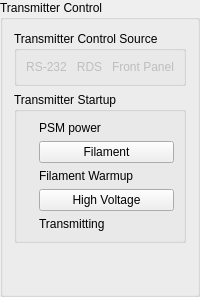
        <widget class="QGroupBox" name="xmitterControlBox">
         <property name="title">
          <string>Transmitter Control</string>
         </property>
         <layout class="QVBoxLayout" name="verticalLayout_4">
          <item>
           <widget class="QGroupBox" name="controlSourceBox">
            <property name="title">
             <string>Transmitter Control Source</string>
            </property>
            <layout class="QHBoxLayout" name="horizontalLayout">
             <item>
              <widget class="QLabel" name="rs232Label">
               <property name="enabled">
                <bool>false</bool>
               </property>
               <property name="text">
                <string>RS-232</string>
               </property>
               <property name="alignment">
                <set>Qt::AlignCenter</set>
               </property>
              </widget>
             </item>
             <item>
              <widget class="QLabel" name="rdsLabel">
               <property name="enabled">
                <bool>false</bool>
               </property>
               <property name="text">
                <string>RDS</string>
               </property>
               <property name="alignment">
                <set>Qt::AlignCenter</set>
               </property>
              </widget>
             </item>
             <item>
              <widget class="QLabel" name="frontPanelLabel">
               <property name="enabled">
                <bool>false</bool>
               </property>
               <property name="text">
                <string>Front Panel</string>
               </property>
               <property name="alignment">
                <set>Qt::AlignCenter</set>
               </property>
              </widget>
             </item>
            </layout>
           </widget>
          </item>
          <item>
           <widget class="QGroupBox" name="xmitterStartBox">
            <property name="title">
             <string>Transmitter Startup</string>
            </property>
            <layout class="QGridLayout" name="gridLayout_3">
             <item row="1" column="1">
              <widget class="QPushButton" name="filamentButton">
               <property name="enabled">
                <bool>true</bool>
               </property>
               <property name="sizePolicy">
                <sizepolicy hsizetype="MinimumExpanding" vsizetype="Preferred">
                 <horstretch>0</horstretch>
                 <verstretch>0</verstretch>
                </sizepolicy>
               </property>
               <property name="text">
                <string>Filament</string>
               </property>
              </widget>
             </item>
             <item row="2" column="1">
              <widget class="QLabel" name="filamentWarmupLabel">
               <property name="enabled">
                <bool>true</bool>
               </property>
               <property name="text">
                <string>Filament Warmup</string>
               </property>
              </widget>
             </item>
             <item row="3" column="1">
              <widget class="QPushButton" name="hvButton">
               <property name="enabled">
                <bool>true</bool>
               </property>
               <property name="sizePolicy">
                <sizepolicy hsizetype="MinimumExpanding" vsizetype="Preferred">
                 <horstretch>0</horstretch>
                 <verstretch>0</verstretch>
                </sizepolicy>
               </property>
               <property name="text">
                <string>High Voltage</string>
               </property>
               <property name="flat">
                <bool>false</bool>
               </property>
              </widget>
             </item>
             <item row="1" column="0">
              <widget class="QLabel" name="filamentIcon">
               <property name="text">
                <string/>
               </property>
               <property name="pixmap">
                <pixmap resource="HcrXmitCtlMainWindow.qrc">:/greenLED_off.png</pixmap>
               </property>
              </widget>
             </item>
             <item row="2" column="0">
              <widget class="QLabel" name="filamentWarmupIcon">
               <property name="text">
                <string/>
               </property>
               <property name="pixmap">
                <pixmap resource="HcrXmitCtlMainWindow.qrc">:/greenLED_off.png</pixmap>
               </property>
              </widget>
             </item>
             <item row="3" column="0">
              <widget class="QLabel" name="hvIcon">
               <property name="text">
                <string/>
               </property>
               <property name="pixmap">
                <pixmap resource="HcrXmitCtlMainWindow.qrc">:/greenLED_off.png</pixmap>
               </property>
              </widget>
             </item>
             <item row="4" column="0">
              <widget class="QLabel" name="xmittingIcon">
               <property name="text">
                <string/>
               </property>
               <property name="pixmap">
                <pixmap resource="HcrXmitCtlMainWindow.qrc">:/greenLED_off.png</pixmap>
               </property>
              </widget>
             </item>
             <item row="4" column="1">
              <widget class="QLabel" name="xmittingLabel">
               <property name="text">
                <string>Transmitting</string>
               </property>
              </widget>
             </item>
             <item row="0" column="0">
              <widget class="QLabel" name="powerValidIcon">
               <property name="enabled">
                <bool>true</bool>
               </property>
               <property name="text">
                <string/>
               </property>
               <property name="pixmap">
                <pixmap resource="HcrXmitCtlMainWindow.qrc">:/greenLED_off.png</pixmap>
               </property>
               <property name="alignment">
                <set>Qt::AlignCenter</set>
               </property>
              </widget>
             </item>
             <item row="0" column="1">
              <widget class="QLabel" name="powerValidLabel">
               <property name="text">
                <string>PSM power</string>
               </property>
              </widget>
             </item>
            </layout>
           </widget>
          </item>
          <item>
           <spacer name="verticalSpacer_2">
            <property name="orientation">
             <enum>Qt::Vertical</enum>
            </property>
            <property name="sizeHint" stdset="0">
             <size>
              <width>20</width>
              <height>40</height>
             </size>
            </property>
           </spacer>
          </item>
         </layout>
        </widget>
